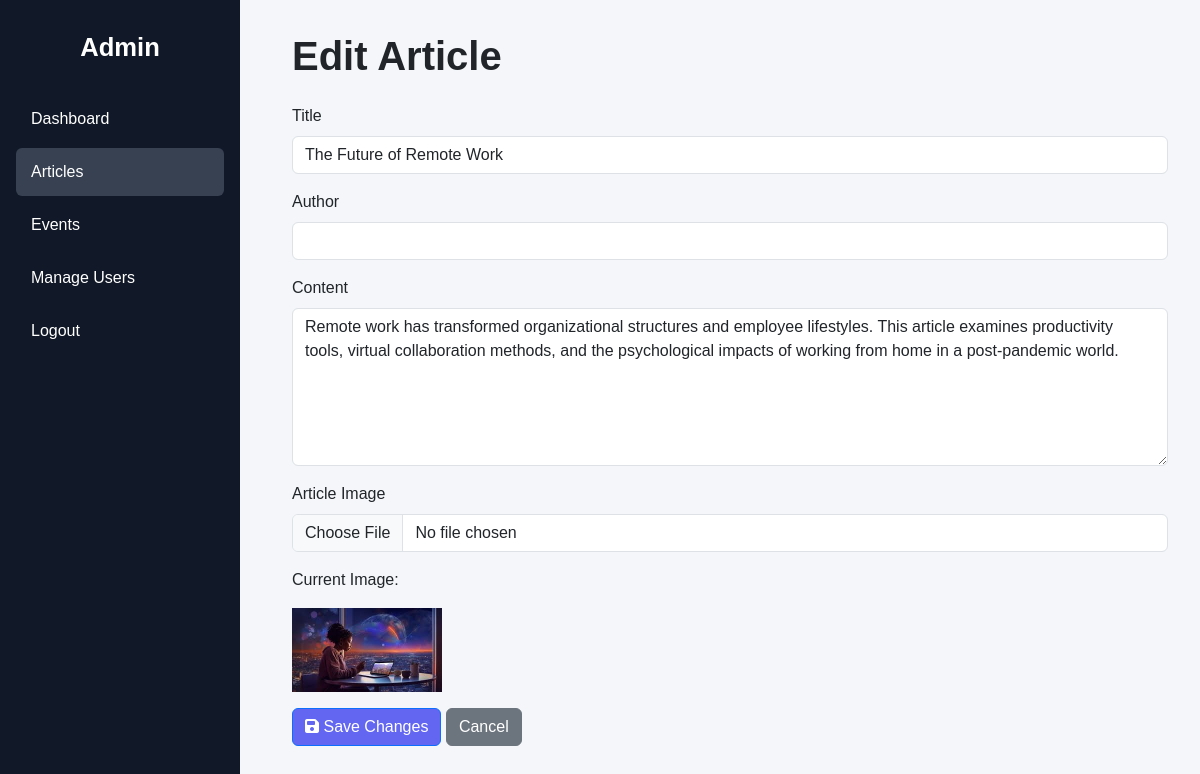
Page /admin/articles/edit/7 on the committed database.
### tables this page shows
CREATE TABLE Articles (
            id INTEGER PRIMARY KEY AUTOINCREMENT,
            title TEXT NOT NULL,
            content TEXT NOT NULL,
            image TEXT DEFAULT 'default-Articles.jpg',
            created_at TIMESTAMP DEFAULT CURRENT_TIMESTAMP
        );

### app.py (the view, shortened to what this page needs)
@app.route('/admin/articles/edit/<int:id>', methods=['GET', 'POST'])
def edit_article(id):
    db = get_db()
    cursor = db.cursor()
    cursor.execute("SELECT * FROM articles WHERE id = ?", (id,))
    article = cursor.fetchone()
    return render_template('edit_article.html', article=article)

### app.py (called while the page is built)
def get_db():
    conn = sqlite3.connect(DB_FILE)
    conn.row_factory = sqlite3.Row
    return conn

@app.context_processor
def inject_permissions():
    role_permissions = {
        'admin': ['manage_users', 'edit_posts', 'delete_posts', 'change_roles', 'enable_disable_users'],
        'moderator': ['edit_posts'],
        'user': []
    }
    user_role = session.get('role', 'user')
    return dict(role_permissions=role_permissions, user_role=user_role)

### templates/edit_article.html (shortened to what this page needs)
<!DOCTYPE html>
<html lang="en">
<head>
    <link href="https://cdn.jsdelivr.net/npm/bootstrap@5.3.1/dist/css/bootstrap.min.css" rel="stylesheet">
    <link rel="stylesheet" href="https://cdnjs.cloudflare.com/ajax/libs/font-awesome/6.4.0/css/all.min.css">
</head>
<body>
<div class="sidebar">
    <h2>Admin</h2>
    <a href="{{ url_for('admin_dashboard') }}">Dashboard</a>
    <a href="{{ url_for('admin_articles') }}" style="background:#374151;">Articles</a>
    <a href="#">Events</a>
    <a href="#">Manage Users</a>
    <a href="#">Logout</a>
</div>
<div class="main">
    <h1>Edit Article</h1>
    <form method="POST" action="{{ url_for('edit_article', id=article['id']) }}" enctype="multipart/form-data">
        <label for="title" class="form-label">Title</label>
        <input type="text" id="title" name="title" class="form-control" value="{{ article['title'] }}" required>
        <label for="author" class="form-label">Author</label>
        <input type="text" id="author" name="author" class="form-control" value="{{ article['author'] }}" required>
        <label for="content" class="form-label">Content</label>
        <textarea id="content" name="content" class="form-control" rows="6" required>{{ article['content'] }}</textarea>
        <label for="image" class="form-label">Article Image</label>
        <input type="file" id="image" name="image" class="form-control">
        {% if article['image'] %}
        <div class="mt-2">
            <p>Current Image:</p>
            <img src="{{ url_for('static', filename='uploads/' + article['image']) }}" alt="Article Image" width="150">
        </div>
        {% endif %}
        <button type="submit" class="btn btn-primary mt-3"><i class="fas fa-save"></i> Save Changes</button>
        <a href="{{ url_for('admin_articles') }}" class="btn btn-secondary mt-3">Cancel</a>
    </form>
</div>
</body>
</html>

### templates/edit_article.html (style rules this page uses)
body { margin:0; font-family:Arial, sans-serif; background:#f4f6f9; }
.sidebar { width:240px; height:100vh; background:#111827; color:#fff; position:fixed; top:0; left:0; padding:2rem 1rem; }
.sidebar h2 { font-size:1.6rem; font-weight:700; margin-bottom:2rem; text-align:center; }
.sidebar a { display:block; color:#fff; padding:12px 15px; text-decoration:none; margin:5px 0; border-radius:6px; transition:0.3s; }
.main { margin-left:260px; padding:2rem; }
h1 { margin-bottom:1.5rem; font-weight:700; }
.form-control { margin-bottom:1rem; }
.btn-primary { background:#6366f1; color:#fff; }

### rows in the picture
Articles: title "The Future of Remote Work", content "Remote work has transformed organizational structures and employee lifestyles. This article examines productivity tools, virtual collaboration methods, and the psychological impacts of working from home in a post-pandemic world.", image (picture)
